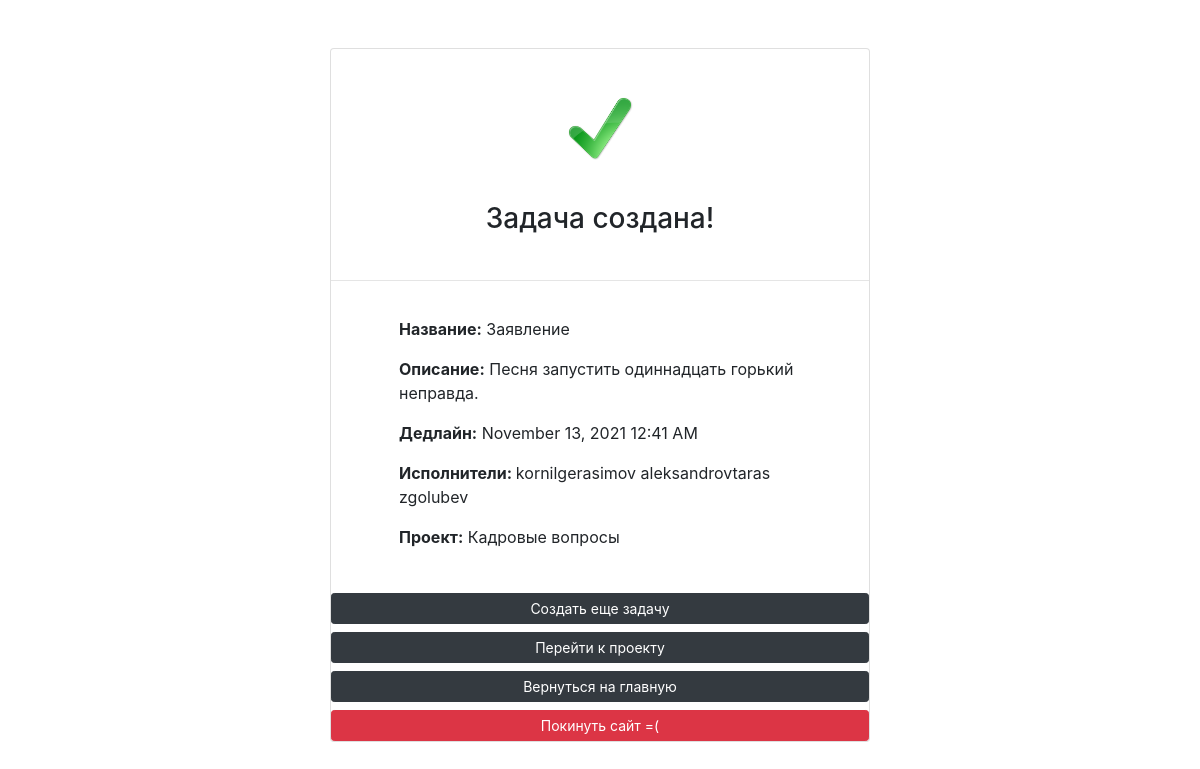
Page /task_created/2 (signed in) on the committed database.
### app/models.py (models this page shows, shortened)
class Task(db.Model):
    __tablename__ = 'tasks'
    id = db.Column(db.Integer, primary_key=True)
    name = db.Column(db.String(30), nullable=False)
    description = db.Column(db.String(300), nullable=False)
    created_on = db.Column(db.DateTime(), default=datetime.utcnow(), nullable=False)
    deadline = db.Column(db.DateTime(), nullable=False)
    status = db.Column(db.String(20), default='в работе', nullable=False)
    priority = db.Column(db.String(12), nullable=False)
    edited_on = db.Column(db.DateTime(), nullable=True)
    completed_on = db.Column(db.DateTime(), nullable=True)
    executed_number = db.Column(db.String(30), nullable=True)
    executed_date = db.Column(db.DateTime(), nullable=True)
    project_id = db.Column(db.Integer, db.ForeignKey('projects.id', ondelete='CASCADE'))
    project = db.relationship('Project', back_populates='tasks')
    requests = db.relationship('Request', back_populates='task', cascade='all, delete', passive_deletes=True)
    author_id = db.Column(db.Integer, db.ForeignKey('users.id', ondelete='SET NULL'))
    executor_id = db.Column(db.Integer, db.ForeignKey('users.id', ondelete='SET NULL'))
    closer_id = db.Column(db.Integer, db.ForeignKey('users.id', ondelete='SET NULL'))
    author = db.relationship('User', foreign_keys=[author_id, ], backref='authorship')
    executor = db.relationship('User', foreign_keys=[executor_id, ], backref='executionship')
    closer = db.relationship('User', foreign_keys=[closer_id, ], backref='closership')
    users = db.relationship('User', secondary=user_task_association, back_populates='tasks', cascade="all, delete",
                            passive_deletes=True)

class User(UserMixin, db.Model):
    __tablename__ = 'users'
    id = db.Column(db.Integer, primary_key=True)
    name = db.Column(db.String(60))
    username = db.Column(db.String(60), nullable=False, unique=True)
    email = db.Column(db.String(50), nullable=False, unique=True)
    password_hash = db.Column(db.String(130), nullable=False)
    created_on = db.Column(db.DateTime(50), default=datetime.utcnow())
    is_boss = db.Column(db.Boolean(), default=False)
    phone = db.Column(db.String(12))
    avatar = db.Column(db.String(50), nullable=True, default='5.jpg')
    last_seen = db.Column(db.DateTime(50), default=datetime.utcnow())
    tasks = db.relationship('Task', secondary=user_task_association, back_populates='users', cascade="all, delete")
    requests = db.relationship('Request', back_populates='user')
    non_executed_tasks = db.relationship('Task', secondary="user_task",
                                         primaryjoin="User.id==user_task.c.user_id",
                                         secondaryjoin="and_(Task.id==user_task.c.task_id, "
                                                       "Task.status=='в работе')",
                                         order_by="Task.deadline")
    def ping(self):
        self.last_seen = datetime.utcnow()
        db.session.add(self)

class Project(db.Model):
    __tablename__ = 'projects'
    id = db.Column(db.Integer, primary_key=True)
    name = db.Column(db.String(30), nullable=False)
    description = db.Column(db.String(300), nullable=False)
    created_on = db.Column(db.DateTime(), default=datetime.utcnow(), nullable=False)
    author = db.Column(db.String(50), nullable=False)
    is_relevant = db.Column(db.Boolean(), nullable=False, default=True)
    completed_at = db.Column(db.DateTime(), nullable=True)
    tasks = db.relationship('Task', order_by='Task.deadline', back_populates='project', cascade='all, delete',
                            passive_deletes=True)
    tasks_at_work = db.relationship('Task', order_by='Task.deadline', primaryjoin="and_(Task.project_id == Project.id, "
                                                                                  "Task.status=='в работе')")
    tasks_on_consider = db.relationship('Task', order_by='Task.deadline',
                                        primaryjoin="and_(Task.project_id == Project.id, "
                                                    "Task.status=='на рассмотрении')")
    tasks_executed = db.relationship('Task', order_by='desc(Task.completed_on)',
                                     primaryjoin="and_(Task.project_id == Project.id, "
                                                 "Task.status=='выполнена')")

### app/main/routes.py (the view)
@bp.route('/task_created/<int:task_id>', methods=['GET'])
@login_required
def render_task_created(task_id):
    task = db.session.query(Task).get_or_404(task_id)
    return render_template('task_created.html', title="Успешное создание задачи", task=task)

### app/main/routes.py (called while the page is built)
@bp.before_request
def before_request():
    if current_user.is_authenticated:
        current_user.ping()
        db.session.commit()

### app/models.py (called while the page is built)
@login.user_loader
def load_user(user_id):
    return db.session.query(User).get(user_id)

### app/templates/task_created.html (shortened to what this page needs)
<!DOCTYPE html>
<html lang="ru">
<head>
  <link rel="stylesheet" href="{{ url_for('static', filename='bootstrap/css/bootstrap.min.css') }}">
</head>
<body>
  <main class="container mt-3">
    <div class="row mt-5">
      <div class="col-10 col-md-6 offset-1 offset-md-3">
        <div class="card mb-3">
          <div class="card-body text-center pt-5">
            <img src="{{ url_for('static', filename='check.png') }}" class="mb-3" width="65" alt="">
            <h2 class="h3 card-title mt-4 mb-2">Задача создана!</h2>
          </div>
          <hr />
          <div class="card-body mx-5">
            <p><b>Название:</b> {{ task.name }} </p>
            <p><b>Описание:</b> {{ task.description }}</p>
            <p><b>Дедлайн:</b> {{ moment(task.deadline).format('LLL') }} </p>
            <p><b>{% if task.users|length>1 %} Исполнители: {% else %} Исполнитель: {% endif %}</b> {% for user in task.users %} {{ user.username }} {% endfor %}</p>
            <p><b>Проект:</b> {{ task.project.name }}</p>
          </div>
          <a href="{{ url_for('main.render_create_task') }}" class="btn btn-dark btn-sm mt-2">Создать еще задачу</a>
          <a href="{{ url_for('main.render_project', project_id=task.project.id) }}" class="btn btn-dark btn-sm mt-2">Перейти к проекту</a>
          <a href="{{ url_for('main.render_index') }}" class="btn btn-dark btn-sm mt-2">Вернуться на главную</a>
          <a href="https://stepik.org" class="btn btn-danger btn-sm mt-2">Покинуть сайт =( </a>
        </div>
      </div>
    </div>
  </main>
</body>
</html>

### rows in the picture
Task: name "Заявление", description "Песня запустить одиннадцать горький неправда.", deadline "November 13, 2021 12:41 AM"
User: username "kornilgerasimov"
User: username "aleksandrovtaras"
User: username "zgolubev"
Project: project.name "Кадровые вопросы"
